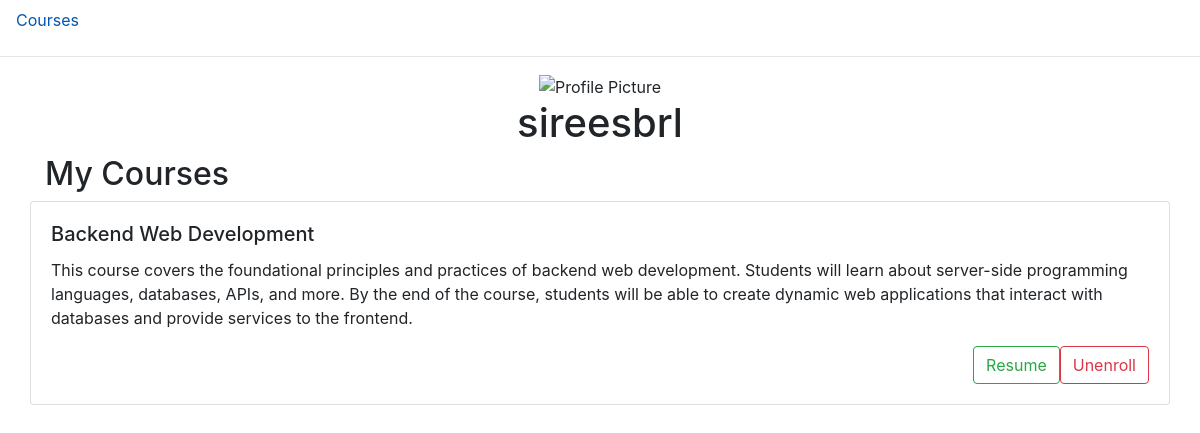
The page /profile/sireesbrl/ on the database its author committed.
### loginsystem/models.py (models this page shows, shortened)
class User(AbstractUser):
    pass

class Course(models.Model):
    name = models.CharField(max_length=100, unique=True)
    description = models.TextField()
    students = models.ManyToManyField(User, blank=True, null=True, name="students")

### loginsystem/views.py (the view)
# urls.py: path("profile/<str:username>/", views.profile_view, name="profile"),
def profile_view(request, username):
    try:
        user = User.objects.get(username=username)
        profile = Profile.objects.get(user=user)
        courses = profile.courses.all()
        return render(request, "loginsystem/profile.html", {
            "username": username,
            "courses": courses,
        })
    except Profile.DoesNotExist:
        return redirect("courses")

### loginsystem/templates/loginsystem/profile.html
{% extends "loginsystem/layout.html" %}
{% block body %}
    <div class="container">
        <div class="container text-center">
            <img src="https://static.vecteezy.com/system/resources/thumbnails/020/765/399/small/default-profile-account-unknown-icon-black-silhouette-free-vector.jpg" alt="Profile Picture" width="100" height="100">
        </div>
        <h1 class="text-center">{{ username }}</h1>
    </div>
    <div class ="container">
        <h2>My Courses</h2>
        <div class="row">
            {% for course in courses %}
                <div class="card" style="width: 100%">
                    <div class="card-body">
                        <h5 class="card-title">{{ course.name }}</h5>
                        <p class="card-text">{{ course.description }}</p>
                        <div class="d-flex justify-content-end">
                            <a href="{% url 'resume' course=course.name %}" class="btn btn-outline-success resume">Resume</a>
                            <a href="{% url 'unenroll' course=course.name %}" class="btn btn-outline-danger unenroll">Unenroll</a>
                        </div>
                    </div>
                </div>
            {% endfor %}
        </div>
    </div>
    {% endblock %}

### rows shown on the page
User: username "sireesbrl"
Course: name "Backend Web Development", description "This course covers the foundational principles and practices of backend web development. Students will learn about server-side programming languages, databases, APIs, and more. By the end of the course, students will be able to create dynamic web applications that interact with databases and provide services to the frontend."
